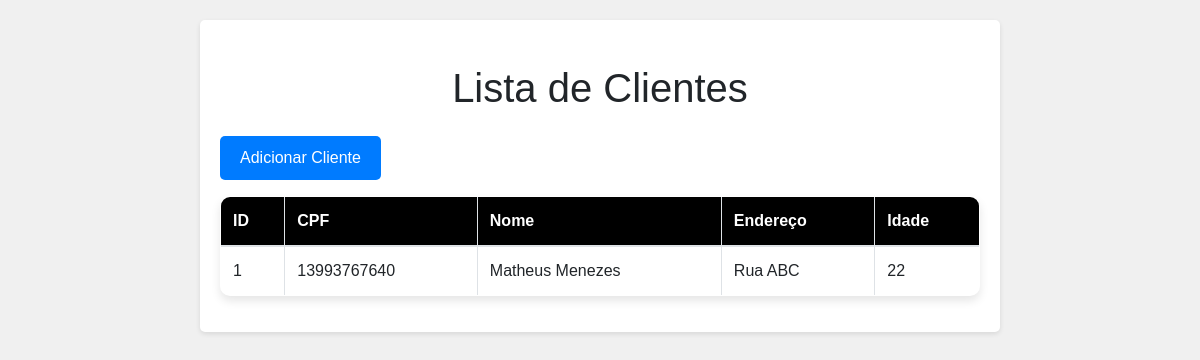
Before: /clientes with the older database file.
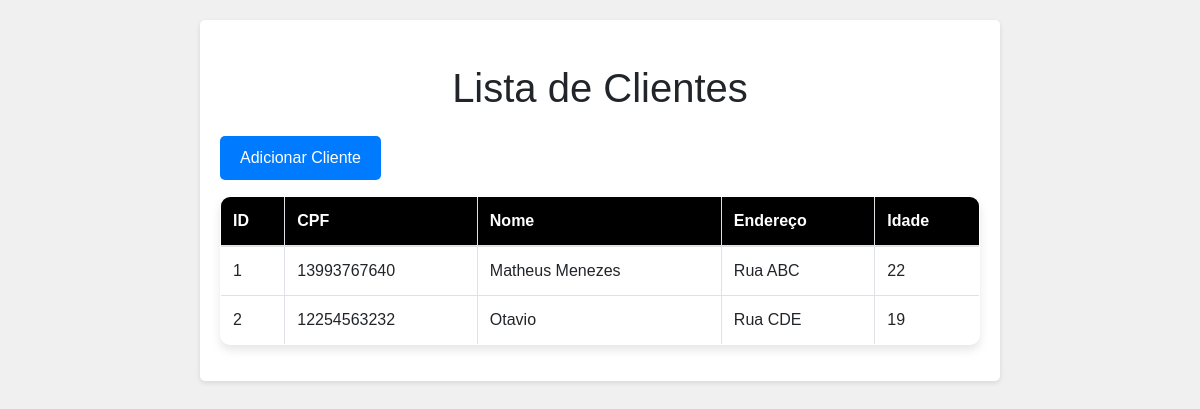
After: the same page with the newer database file.
### tables this page shows
CREATE TABLE pessoa (
    id_pessoa INTEGER PRIMARY KEY AUTOINCREMENT,
    cpf TEXT NOT NULL UNIQUE,
    nome TEXT NOT NULL,
    endereco TEXT NOT NULL,
    idade INTEGER NOT NULL
);

### routes/routes_entidades/clientes.py (the view)
@clientes_bp.route('/clientes')
def lista_clientes():
    conn = get_db_connection()
    clientes = conn.execute('''
        SELECT p.id_pessoa, p.cpf, p.nome, p.endereco, p.idade
        FROM pessoa p
        INNER JOIN cliente c ON p.id_pessoa = c.id_pessoa
    ''').fetchall()
    conn.close()
    return render_template('lista_clientes.html', clientes=clientes)

### db_utils.py (called while the page is built)
def connect_db():
    rv = sqlite3.connect(DATABASE)
    rv.row_factory = sqlite3.Row
    return rv

def get_db_connection():
    if not hasattr(g, 'sqlite_db'):
        g.sqlite_db = connect_db()
    return g.sqlite_db

def close_db_connection(error):
    if hasattr(g, 'sqlite_db'):
        g.sqlite_db.close()

### templates/lista_clientes.html (shortened to what this page needs)
<!DOCTYPE html>
<html lang="pt-BR">
<head>
    <link href="https://stackpath.bootstrapcdn.com/bootstrap/4.5.2/css/bootstrap.min.css" rel="stylesheet">
    <link href="{{ url_for('static', filename='style.css') }}" rel="stylesheet">
</head>
<body>
    <div class="container">
        <h1 class="my-4">Lista de Clientes</h1>
        <a href="{{ url_for('clientes.adiciona_cliente') }}" class="btn btn-primary mb-3">Adicionar Cliente</a>
        <table class="table table-bordered">
            <thead>
                <tr>
                    <th>ID</th>
                    <th>CPF</th>
                    <th>Nome</th>
                    <th>Endereço</th>
                    <th>Idade</th>
                </tr>
            </thead>
            <tbody>
                {% for cliente in clientes %}
                    <tr>
                        <td>{{ cliente.id_pessoa }}</td>
                        <td>{{ cliente.cpf }}</td>
                        <td>{{ cliente.nome }}</td>
                        <td>{{ cliente.endereco }}</td>
                        <td>{{ cliente.idade }}</td>
                    </tr>
                {% endfor %}
            </tbody>
        </table>
    </div>
</body>
</html>

### static/css/style.css (style rules this page uses)
table { width: 100%; border-collapse: collapse; margin-bottom: 20px; box-shadow: 0 5px 10px rgba(0, 0, 0, 0.1); border-radius: 10px; overflow: hidden; }
th { background-color: #3498db; color: #fff; text-align: left; padding: 12px; font-weight: bold; }
tr { border-bottom: 1px solid #ddd; transition: background-color 0.3s ease; }
td { padding: 12px; text-align: left; }
.btn { border-radius: 5px; padding: 8px 12px; text-decoration: none; }
.btn-primary { background-color: #3498db; color: #fff; }
body { font-family: Arial, sans-serif; margin: 0; padding: 0; background-color: #f0f0f0; }
.container { max-width: 800px; margin: 20px auto; padding: 20px; background-color: #fff; border-radius: 5px; box-shadow: 0 2px 5px rgba(0, 0, 0, 0.1); }
.btn { padding: 10px 20px; border-radius: 5px; border: none; cursor: pointer; }
.btn-primary { background-color: #007bff; color: #fff; }
th, td { border: 1px solid #ece3e3; padding: 8px; text-align: left; }
th { background-color: #000000; }
h1 { text-align: center; }
.container { max-width: 800px; margin: 20px auto; padding: 20px; }

Changed rows visible on the page:
added pessoa: id_pessoa "2", cpf "12254563232", nome "Otavio", endereco "Rua CDE", idade "19"
